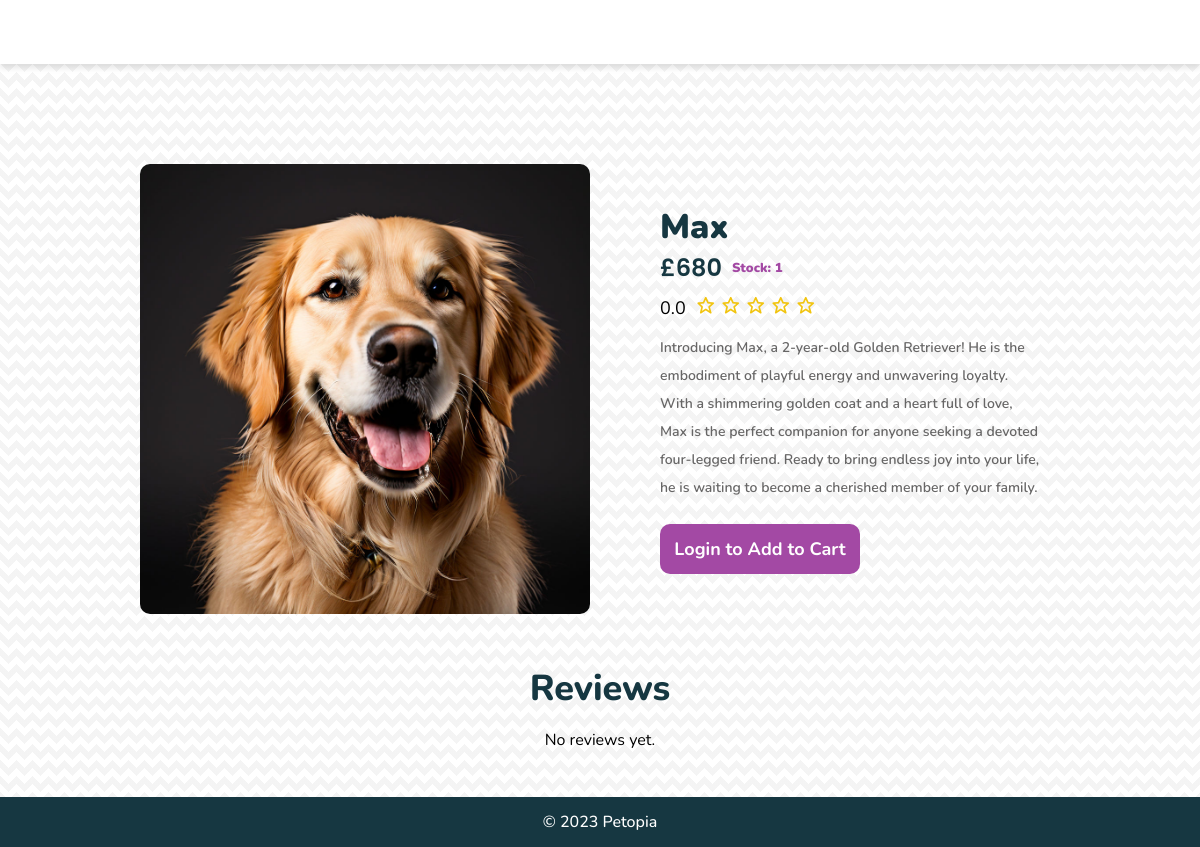
The app's page /item.php?Product_ID=2 with its own data.
### tables this page shows
CREATE TABLE `product` (
  `Product_ID` int(10) NOT NULL,
  `Name` varchar(60) NOT NULL,
  `Price` int(20) NOT NULL,
  `Num_In_Stock` int(10) UNSIGNED NOT NULL,
  `Description` varchar(500) NOT NULL,
  `Image` varchar(200) DEFAULT NULL
);

### php/mainLogCheck.php (called while the page is built, shortened)
<?php
$b=False;
?>

### item.php (the view, shortened to what this page needs)
<?php
require_once "php/mainLogCheck.php";
$tempPID = $_GET["Product_ID"];
?>
<!DOCTYPE html>
<html lang="en">
<head>
    <link href="css/item.css" rel="stylesheet" type="text/css">
    <link href='https://unpkg.com/boxicons@2.1.4/css/boxicons.min.css' rel='stylesheet'>
    <link href="css/navigation.css" rel="stylesheet" type="text/css">
    <link rel="stylesheet" href="css/footer.css">
    <link rel="stylesheet" href="https://unpkg.com/flickity@2/dist/flickity.min.css">
    <link rel="stylesheet" href="templates/hero-banner.css">
</head>
<body>
    <header></header>
    <main>
        <section class="item-section">
            <div class="item-image">
                <img src="assets/ProductImages/ImageID_<?php echo $tempPID; ?>.jpeg" alt="">
            </div>
            <div class="right-container">
                <?php
                require_once "php/connectdb.php";
                try {
                    $productQuery =
                        "SELECT * from  product WHERE Product_ID LIKE " .
                        " '" .
                        $tempPID .
                        "'";
                    $rows = $db->query($productQuery);
                    if ($rows && $rows->rowCount() > 0) {
                        foreach ($rows as $row) { ?>
                                <h4 class="title-text"><?php echo $row[
                                    "Name"
                                ]; ?></h4>
                                <div class="price-stock-container">
                                    <h5 class="price-text">£<?php echo $row[
                                        "Price"
                                    ]; ?></h5>
                                    <p class="in-stock-text">Stock: <?php
                                    $adjustedStock = $row["Num_In_Stock"];
                                    echo max(0, $adjustedStock);
                                    ?></p>
                                </div>
                                <div class="item-rating-container">
                                <p><?php
                                $avgRatingQuery = "SELECT AVG(rating) as averageRating FROM reviews WHERE Product_ID = ?";
                                $stmt = $db->prepare($avgRatingQuery);
                                $stmt->execute([$tempPID]);
                                $avgRatingResult = $stmt->fetch(PDO::FETCH_ASSOC);
                                $averageRating = round($avgRatingResult['averageRating'] * 2) / 2;
                                echo number_format($averageRating, 1); ?></p>
                                <div class="item-rating-stars">
                                        <?php
                                        for ($i = 0; $i < 5; $i++) {
                                            if ($averageRating >= ($i + 1)) {
                                                echo '<i class="bx bxs-star" style="color: #f1c40f;"></i>';
                                            } elseif ($averageRating >= ($i + 0.5)) {
                                                echo '<i class="bx bxs-star-half" style="color: #f1c40f;"></i>';
                                            } else {
                                                echo '<i class="bx bx-star" style="color: #f1c40f;"></i>';
                                            }
                                        }
                                        ?>
                                    </div>
                                </div>
                                <p class="desc-text"><?php echo $row[
                                    "Description"
                                ]; ?></p>
                                <div class="item-bottom-container">
                                <?php if ($b == true) {
                                    if ($adjustedStock > 0) {
                                        echo "<form method='post' action='products.php'>";
                                        echo '<input type="hidden" name="productID" value="' .
                                            $row["Product_ID"] .
                                            '">';
                                        echo '<input type="hidden" name="quantity" value="1">';
                                        echo '<button class="add-cart-btn" type="submit" name="add">Add to Cart<div class="bx bx-cart-add"></div></button>';
                                        echo "</form>";
                                    } else {
                                        echo '<button class="add-cart-btn" disabled>Out of Stock</button>';
                                    }
                                } else {
                                    echo '<button class="add-cart-btn" onclick="location.href=\'login.php\'">Login to Add to Cart</button>';
                                } ?>
                        <?php }
                    } else {
                        echo "<p>No matching Product.</p>\n";
                    }
                } catch (PDOexception $ex) {
                    echo "Sorry, a database error occurred! <br>";
                    echo "Error details: <em>" . $ex->getMessage() . "</em>";
                }
                ?>
            </div>
        </section>
        <section class="reviews-section">
            <h2 class="reviews-heading">Reviews</h2>
            <div class="reviews-template">
                <?php require_once('php/reviews_template.php');?>
            </div>
        </section>
    </main>
</body>
<footer>
    &copy; 2023 Petopia
</footer>
</body>
</html>

### css/item.css (style rules this page uses)
main { min-height: calc(100vh - 134px); display: flex; flex-direction: column; justify-content: center; align-items: center; background-image: linear-gradient(135deg, rgba(228, 228, 228, 0.4) 25%, transparent 25%), linear-gradient(225deg, rgba(228, 228, 228, 0.4) 25%, transparent 25%), linear-gradient(45deg, rgba(228, 228, 228, 0.4) 25%, transparent 25%), linear-gradient(315deg, rgba(228, 228, 228, 0.4) 25%, #ffffff 25%); background-position: 8px 0, 8px 0, 0 0, 0 0; background-size: 16px 16px; background-repeat: repeat; }
.item-section { padding-top: 100px; padding-bottom: 50px; display: flex; justify-content: center; align-items: center; flex-wrap: wrap; gap: 70px; }
.item-image { width: 500px; height: 500px; }
.item-image img { width: 100%; height: 100%; object-fit: cover; border-radius: 10px; }
.right-container { display: flex; flex-direction: column; width: 400px; }
.title-text { margin: 0; font-size: 34px; color: #163741; margin-top: 0px; font-weight: 900; }
.price-stock-container { display: flex; flex-direction: row; align-items: center; }
.price-text { margin: 0; font-size: 24px; font-weight: 600; color: #163741; font-family: 'Poppins', sans-serif; }
.in-stock-text { font-size: 13px; color: #a349a4; margin-bottom: 0; margin-left: 10px; margin-top: 0px; font-style: normal; font-weight: 900; text-transform: inherit; }
.desc-text { font-weight: 400; line-height: 28px; color: #676666; font-weight: 600; font-size: 14px; margin-right: 20px; margin-bottom: 22px; }
.add-cart-btn { width: 200px; height: 50px; background-color: #a349a4; border: none; border-radius: 10px; cursor: pointer; color: white; font-weight: 700; font-family: Nunito, sans-serif; transition: 0.2s; font-size: 18px; position: relative; }
.item-rating-container { padding-top: 10px; display: flex; align-items: center; }
.item-rating-stars i { font-size: 20px; color: #f1c40f; margin-right: 5px; }
.item-rating-container p { margin: 0; margin-right: 10px; font-size: 18px; }
.reviews-section { display: flex; justify-content: center; align-items: start; flex-direction: column; }
.reviews-heading { color: #163741; font-weight: 800; font-size: 36px; margin: 0; }
.reviews-template { padding-left: 20px; padding-right: 20px; padding-bottom: 30px; display: flex; justify-content: center; align-items: center; flex-direction: column; gap: 20px; }
@media screen and (max-width: 1200px) { main { min-height: calc(100vh - 114px); } }
@media screen and (max-width: 1200px) { .item-image { width:450px; height: 450px; } }
@media screen and (max-width: 1200px) { .reviews-section { align-items: center; } }

### css/navigation.css (style rules this page uses)
body { margin: 0; font-family: 'Nunito', sans-serif; overflow-x: hidden; padding-top: 84px; }
header { width: 100%; height: auto; display: flex; justify-content: space-evenly; align-items: center; flex-direction: column; z-index: 9999; position: fixed; top: 0; box-shadow: 0 4px 6px rgba(0, 0, 0, 0.1); }
@media (max-width: 1200px) { body { padding-top: 64px; } }
@media (max-width: 1200px) { header { justify-content: space-between; height: 64px; } }

### css/footer.css (style rules this page uses)
footer { width: 100%; height: 50px; background-color: #163741; color: white; font-weight: 500; display: flex; justify-content: center; align-items: center; }

### templates/hero-banner.css (style rules this page uses)
body, html { overflow-x: hidden; }

### records on screen
product: Name "Max", Price "680", Num_In_Stock "1", averageRating "0.0", Description "Introducing Max, a 2-year-old Golden Retriever! He is the embodiment of playful energy and unwavering loyalty. With a shimmering golden coat and a heart full of love, Max is the perfect companion for anyone seeking a devoted four-legged friend. Ready to bring endless joy into your life, he is waiting to become a cherished member of your family."
